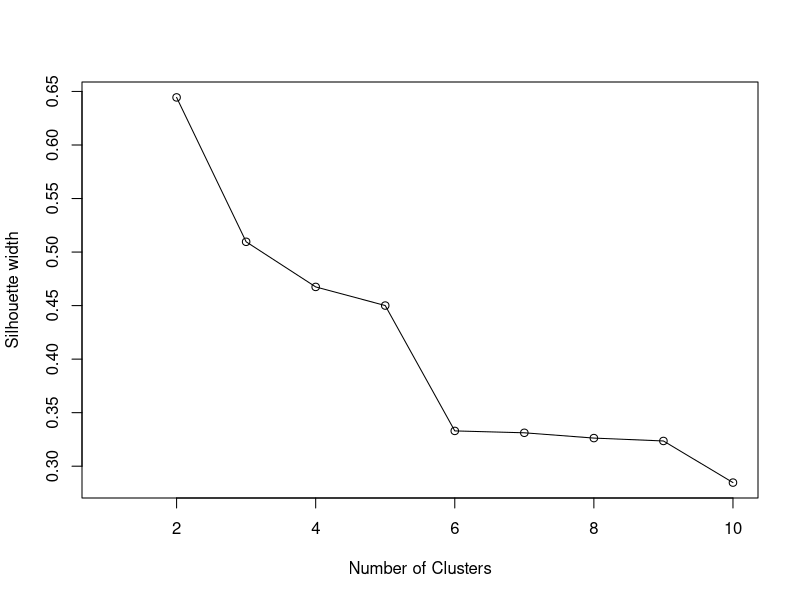
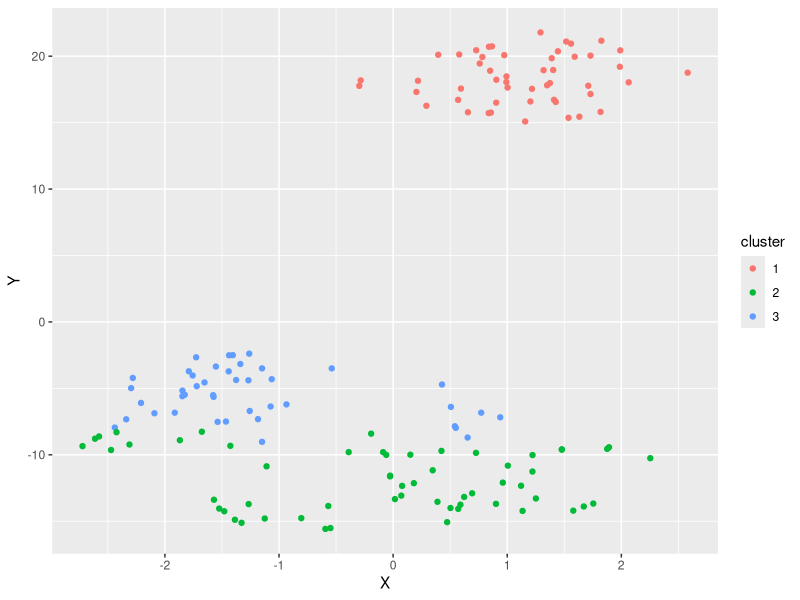

Reproduce these figures in R, in order.
library(cluster) # For the Gower distance matrix and PAM
library(Rtsne)   # For creating the t-SNE dataset for component reduction and plotting
library(ggplot2) # For plotting the data


#======================================================================================
# Read in the data and format where required
#======================================================================================

# Read in the Iris data
data(iris)



#======================================================================================
# Calculate the Gower distance matrix
#======================================================================================

# The "Daisy" function calculates the Gower distance between each pair of data points
# It automatically takes into consideration numeric and categorical columns 
# For Interval (I) i.e Numeric columns  --> Uses Manhattan distance
# For Nominal (N) or Ordinal (O) columns --> Uses the Dice coefficient

# Calculate the Gower distance for all columns except the "Species"
# This will create a "list" which is around N x N elements (N=150 in our data) 
gower_dist = daisy(iris[,-5],metric="gower")

# Checking the summary
summary(gower_dist)

# Now convert the distance list into a matrix
# This would create a 150x150 mattrix --> the distance between each pair of data points
gower_mat = as.matrix(gower_dist)



#======================================================================================
# How many clusters to create?
#======================================================================================

# We will iterate through 2-10 clusters and see which shows the maximum separation between centres
# The "Silhoutte Width" parameter is used by default for PAM clusters
sil_width = c(NA)

for(i in 2:10)
{
  pam_fit = pam(gower_dist, diss = TRUE, k=i)
  sil_width[i] = pam_fit$silinfo$avg.width
}


# Plot the silhoutte widths and see how many clusters is optimal (maximum value of sil_width)
plot(1:10,sil_width,xlab="Number of Clusters",ylab="Silhouette width")
lines(1:10, sil_width)


#======================================================================================
# Create the clusters using PAM
#======================================================================================

# From the graph we see that 2 clusters is optimal, but since we have three species
# so we decide to go with 3 clusters (feel free to try out with 2 though)

pam_fit = pam(gower_dist, diss=TRUE, k=3)


#======================================================================================
# Plot the points in each cluster to see how effective the clustering is
#======================================================================================

# Add the "cluster number" column to our data
iris$cluster = pam_fit$clustering

# t-SNE is a demension reduction technique which will reduce our data to a X:Y format 
# for plotting as a 2D plot
tsne_obj = Rtsne(gower_dist,is_distance = TRUE)


# Create a new dataset for plotting the clusters
# the "Y" parameter of the tsne_obj has the X:Y values 
iris_plot = data.frame(tsne_obj$Y)

# Name the columns as X and Y
names(iris_plot) = c("X","Y")

# Add the clusters identified for each row as a column
# the as.factor() is used to allow R to use it's own color scheme while plotting the points
# Without it it would choose the color as per the cluster number (e.g. 1=black, 2=blue etc.)
iris_plot$cluster = as.factor(iris$cluster)

# Plot the clusters
ggplot(aes(x=X, y=Y), data=iris_plot) + geom_point(aes(color=cluster))





# We can see that PAM does a wonderful job of segregating the iris data into three
# distinct clusters. 
# Hope you enjoyed this tutorial :)
